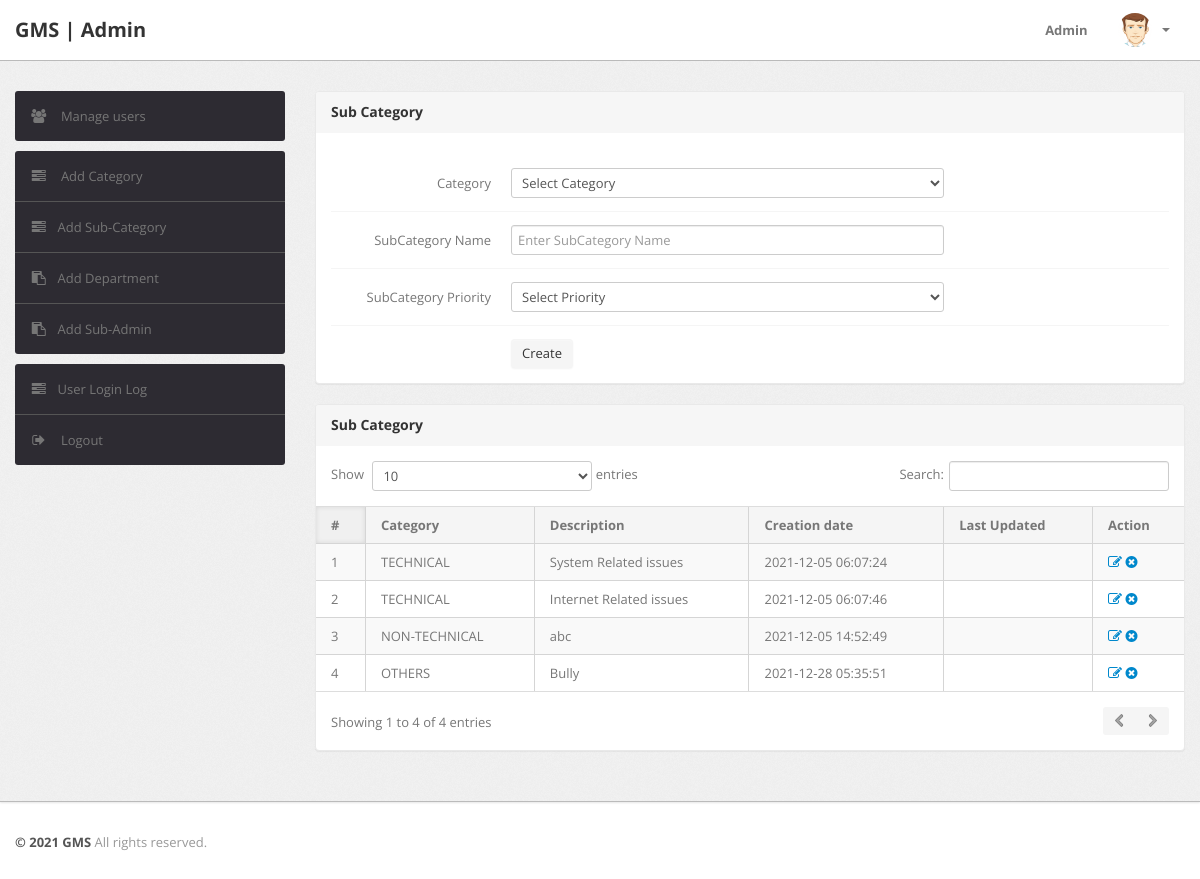
Page /admin/subcategory.php (signed in) on the committed database.
### tables this page shows
CREATE TABLE `subcategory` (
  `id` int(11) NOT NULL,
  `categoryid` int(11) NOT NULL,
  `subcategory` varchar(255) NOT NULL,
  `priority` varchar(11) NOT NULL,
  `creationDate` timestamp NOT NULL DEFAULT current_timestamp(),
  `updationDate` varchar(255) NOT NULL
);

CREATE TABLE `category` (
  `id` int(11) NOT NULL,
  `categoryName` varchar(255) NOT NULL,
  `categoryDescription` longtext NOT NULL,
  `priority` varchar(11) NOT NULL,
  `creationDate` timestamp NOT NULL DEFAULT current_timestamp(),
  `updationDate` varchar(255) NOT NULL
);

### admin/subcategory.php (the view, shortened to what this page needs)
<?php
include('include/config.php');
if(strlen($_SESSION['alogin'])==0)
	{
header('location:index.php');
}
else{
?>
<!DOCTYPE html>
<html lang="en">
<head>
	<link type="text/css" href="bootstrap/css/bootstrap.min.css" rel="stylesheet">
	<link type="text/css" href="bootstrap/css/bootstrap-responsive.min.css" rel="stylesheet">
	<link type="text/css" href="css/theme.css" rel="stylesheet">
	<link type="text/css" href="images/icons/css/font-awesome.css" rel="stylesheet">
</head>
<body>
<?php include('include/header.php');?>
	<div class="wrapper">
		<div class="container">
			<div class="row">
<?php include('include/sidebar.php');?>
			<div class="span9">
					<div class="content">
						<div class="module">
							<div class="module-head">
								<h3>Sub Category</h3>
							</div>
							<div class="module-body">
									<br />
			<form class="form-horizontal row-fluid" name="subcategory" method="post" >
<div class="control-group">
<label class="control-label" for="basicinput">Category</label>
<div class="controls">
<select name="category" class="span8 tip" required>
<option value="">Select Category</option>
</select>
</div>
</div>
<div class="control-group">
<label class="control-label" for="basicinput">SubCategory Name</label>
<div class="controls">
<input type="text" placeholder="Enter SubCategory Name"  name="subcategory" class="span8 tip" required>
</div>
</div>
<div class="control-group">
<label class="control-label" for="basicinput">SubCategory Priority</label>
<div class="controls">
<select name="priority" class="span8 tip" required>
<option value="">Select Priority</option>
</select>
</div>
</div>
	<div class="control-group">
											<div class="controls">
												<button type="submit" name="submit" class="btn">Create</button>
											</div>
										</div>
									</form>
							</div>
						</div>
	<div class="module">
							<div class="module-head">
								<h3>Sub Category</h3>
							</div>
							<div class="module-body table">
								<table cellpadding="0" cellspacing="0" border="0" class="datatable-1 table table-bordered table-striped	 display" width="100%">
									<thead>
										<tr>
											<th>#</th>
											<th>Category</th>
											<th>Description</th>
											<th>Creation date</th>
											<th>Last Updated</th>
											<th>Action</th>
										</tr>
									</thead>
									<tbody>
<?php $query=mysqli_query($bd, "select subcategory.id,category.categoryName,subcategory.subcategory,subcategory.creationDate,subcategory.updationDate from subcategory join category on category.id=subcategory.categoryid");
$cnt=1;
while($row=mysqli_fetch_array($query))
{
?>
										<tr>
											<td><?php echo htmlentities($cnt);?></td>
											<td><?php echo htmlentities($row['categoryName']);?></td>
											<td><?php echo htmlentities($row['subcategory']);?></td>
											<td> <?php echo htmlentities($row['creationDate']);?></td>
											<td><?php echo htmlentities($row['updationDate']);?></td>
											<td>
											<a href="edit-subcategory.php?id=<?php echo $row['id']?>" ><i class="icon-edit"></i></a>
											<a href="subcategory.php?id=<?php echo $row['id']?>&del=delete" onClick="return confirm('Are you sure you want to delete?')"><i class="icon-remove-sign"></i></a></td>
										</tr>
										<?php $cnt=$cnt+1; } ?>
								</table>
							</div>
						</div>
					</div>
				</div>
			</div>
		</div>
	</div>
<?php include('include/footer.php');?>
</body>
<?php } ?>

### rows in the picture
subcategory: categoryid.categoryName "TECHNICAL", subcategory "System Related issues", creationDate "2021-12-05 06:07:24"
subcategory: categoryid.categoryName "TECHNICAL", subcategory "Internet Related issues", creationDate "2021-12-05 06:07:46"
subcategory: categoryid.categoryName "NON-TECHNICAL", subcategory "abc", creationDate "2021-12-05 14:52:49"
subcategory: categoryid.categoryName "OTHERS", subcategory "Bully", creationDate "2021-12-28 05:35:51"
